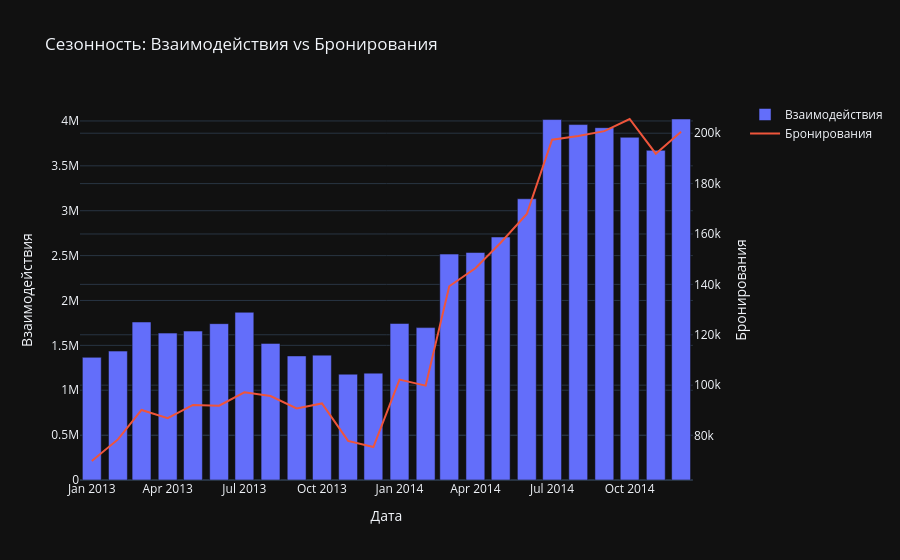
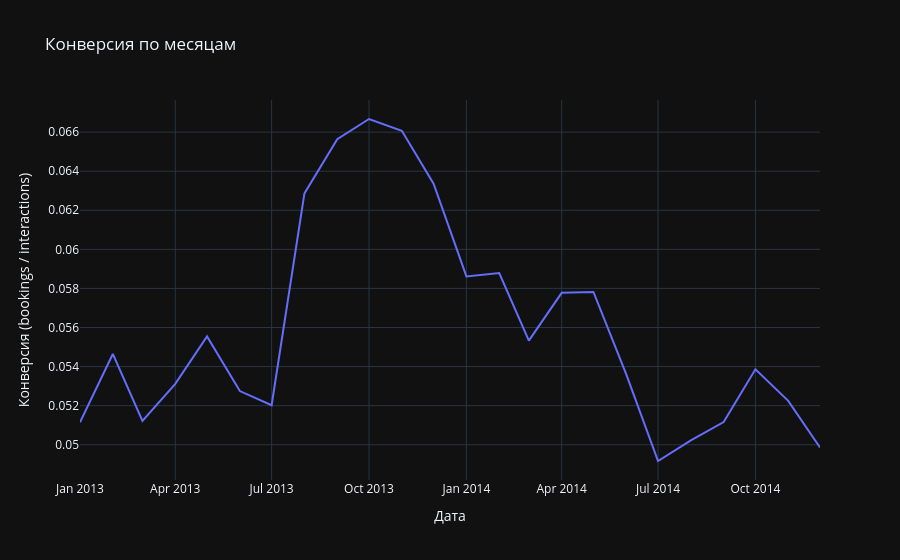
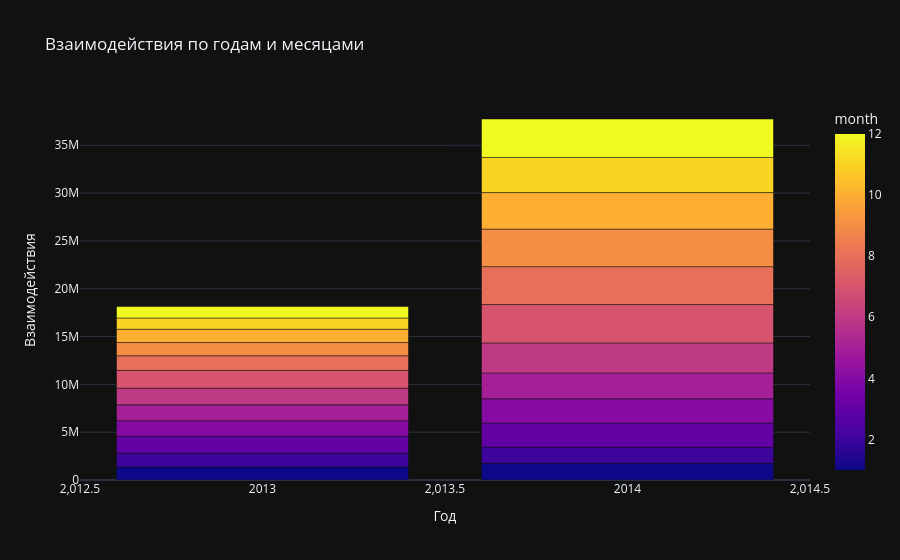
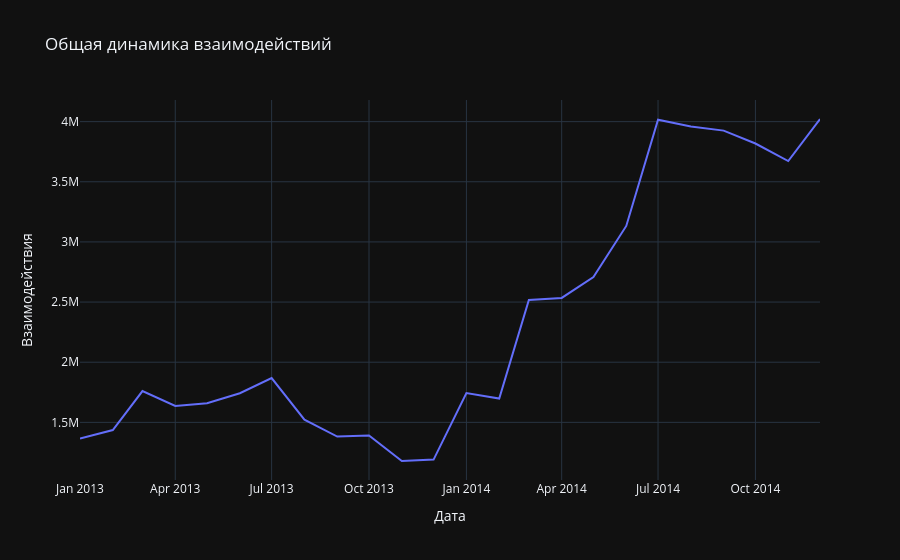

Write notebook code for charts like these, in order.
### Code cell
import pandas as pd
import plotly.express as px
import plotly.graph_objects as go
from plotly.subplots import make_subplots

# Загружаем исходную таблицу (nur нужные колонки)
df = pd.read_parquet('/Users/polina-tru/Desktop/expedia_prepared.parquet', columns=[
    'date_time',          # Дата и время события
    'cnt',                # Счётчик событий (взаимодействий)
    'is_booking',         # Флаг бронирования
    'search_date',        # Дата поиска (строка)
    'srch_ci',            # Дата заезда (строка)
    'srch_co'             # Дата выезда (строка)
])

# 1. Преобразуем даты в datetime
df['date_time'] = pd.to_datetime(df['date_time'])
df['search_date'] = pd.to_datetime(df['search_date'], errors='coerce')
df['srch_ci'] = pd.to_datetime(df['srch_ci'], errors='coerce')
df['srch_co'] = pd.to_datetime(df['srch_co'], errors='coerce')

# 2. Создаем месяцы и годы
df['year'] = df['date_time'].dt.year
df['month'] = df['date_time'].dt.month
df['month_name'] = df['date_time'].dt.month_name()

# 3. Агрегируем данные
aggr = df.groupby(['year', 'month']).agg({
    'cnt': 'sum',                                  # Взаимодействия
    'is_booking': lambda x: sum(x * df.loc[x.index, 'cnt'])   # Бронирования
}).reset_index()

aggr.columns = ['year', 'month', 'interactions', 'bookings']
aggr['booking_rate'] = aggr['bookings'] / aggr['interactions']

# 4. Создаем дату для оси X
aggr['date'] = pd.to_datetime(aggr[['year', 'month']].assign(day=1))

# ============================================
# 5. ВИЗУАЛИЗАЦИЯ
# ============================================

# Чарт 1: Зависимость взаимодействий и бронирований по месяцам
fig1 = make_subplots(specs=[[{"secondary_y": True}]])
fig1.add_trace(
    go.Bar(x=aggr['date'], y=aggr['interactions'], name='Взаимодействия'),
    secondary_y=False,
)
fig1.add_trace(
    go.Line(x=aggr['date'], y=aggr['bookings'], name='Бронирования'),
    secondary_y=True,
)
fig1.update_layout(
    title='Сезонность: Взаимодействия vs Бронирования',
    xaxis_title='Дата',
    yaxis_title='Взаимодействия',
    yaxis2_title='Бронирования',
    template='plotly_dark'
)
fig1.show()

# Чарт 2: Зависимость конверсии по месяцу
fig2 = px.line(aggr, x='date', y='booking_rate', title='Конверсия по месяцам')
fig2.update_layout(
    xaxis_title='Дата',
    yaxis_title='Конверсия (bookings / interactions)',
    template='plotly_dark'
)
fig2.show()

# Чарт 3: Развитие по годам (stacked bar)
fig3 = px.bar(aggr, x='year', y='interactions', color='month', title='Взаимодействия по годам и месяцами')
fig3.update_layout(
    xaxis_title='Год',
    yaxis_title='Взаимодействия',
    template='plotly_dark'
)
fig3.show()

# Чарт 4: Оstatistika (общая ретроспектива)
fig4 = px.line(aggr, x='date', y='interactions', title='Общая динамика взаимодействий')
fig4.update_layout(
    xaxis_title='Дата',
    yaxis_title='Взаимодействия',
    template='plotly_dark'
)
fig4.show()

### Figure 1 — Plotly figure (JSON) as saved in the notebook; plotly's stock layout.template omitted (floating-point values rounded to 4 significant figures)
{"data": [{"name": "Взаимодействия", "type": "bar", "x": ["2013-01-01T00:00:00.000000000", "2013-02-01T00:00:00.000000000", "2013-03-01T00:00:00.000000000", "2013-04-01T00:00:00.000000000", "2013-05-01T00:00:00.000000000", "2013-06-01T00:00:00.000000000", "2013-07-01T00:00:00.000000000", "2013-08-01T00:00:00.000000000", "2013-09-01T00:00:00.000000000", "2013-10-01T00:00:00.000000000", "2013-11-01T00:00:00.000000000", "2013-12-01T00:00:00.000000000", "2014-01-01T00:00:00.000000000", "2014-02-01T00:00:00.000000000", "2014-03-01T00:00:00.000000000", "2014-04-01T00:00:00.000000000", "2014-05-01T00:00:00.000000000", "2014-06-01T00:00:00.000000000", "2014-07-01T00:00:00.000000000", "2014-08-01T00:00:00.000000000", "2014-09-01T00:00:00.000000000", "2014-10-01T00:00:00.000000000", "2014-11-01T00:00:00.000000000", "2014-12-01T00:00:00.000000000"], "xaxis": "x", "y": [1366523, 1436044, 1760384, 1636380, 1659083, 1741878, 1868238, 1521838, 1382296, 1391029, 1178778, 1190658, 1743920, 1697756, 2516791, 2534230, 2707290, 3133023, 4015781, 3959796, 3925297, 3817983, 3672624, 4021887], "yaxis": "y"}, {"name": "Бронирования", "type": "scatter", "x": ["2013-01-01T00:00:00.000000000", "2013-02-01T00:00:00.000000000", "2013-03-01T00:00:00.000000000", "2013-04-01T00:00:00.000000000", "2013-05-01T00:00:00.000000000", "2013-06-01T00:00:00.000000000", "2013-07-01T00:00:00.000000000", "2013-08-01T00:00:00.000000000", "2013-09-01T00:00:00.000000000", "2013-10-01T00:00:00.000000000", "2013-11-01T00:00:00.000000000", "2013-12-01T00:00:00.000000000", "2014-01-01T00:00:00.000000000", "2014-02-01T00:00:00.000000000", "2014-03-01T00:00:00.000000000", "2014-04-01T00:00:00.000000000", "2014-05-01T00:00:00.000000000", "2014-06-01T00:00:00.000000000", "2014-07-01T00:00:00.000000000", "2014-08-01T00:00:00.000000000", "2014-09-01T00:00:00.000000000", "2014-10-01T00:00:00.000000000", "2014-11-01T00:00:00.000000000", "2014-12-01T00:00:00.000000000"], "xaxis": "x", "y": [69901, 78475, 90165, 86914, 92152, 91878, 97187, 95667, 90736, 92743, 77878, 75436, 102219, 99808, 139242, 146416, 156533, 167921, 197446, 198881, 200831, 205639, 191873, 200537], "yaxis": "y2"}], "layout": {"title": {"text": "Сезонность: Взаимодействия vs Бронирования"}, "xaxis": {"anchor": "y", "domain": [0, 0.94], "title": {"text": "Дата"}}, "yaxis": {"anchor": "x", "domain": [0, 1], "title": {"text": "Взаимодействия"}}, "yaxis2": {"anchor": "x", "overlaying": "y", "side": "right", "title": {"text": "Бронирования"}}}}

### Figure 2 — Plotly figure (JSON) as saved in the notebook; plotly's stock layout.template omitted (floating-point values rounded to 4 significant figures)
{"data": [{"hovertemplate": "date=%{x}<br>booking_rate=%{y}<extra></extra>", "legendgroup": "", "line": {"color": "#636efa", "dash": "solid"}, "marker": {"symbol": "circle"}, "mode": "lines", "name": "", "orientation": "v", "showlegend": false, "type": "scatter", "x": ["2013-01-01T00:00:00.000000000", "2013-02-01T00:00:00.000000000", "2013-03-01T00:00:00.000000000", "2013-04-01T00:00:00.000000000", "2013-05-01T00:00:00.000000000", "2013-06-01T00:00:00.000000000", "2013-07-01T00:00:00.000000000", "2013-08-01T00:00:00.000000000", "2013-09-01T00:00:00.000000000", "2013-10-01T00:00:00.000000000", "2013-11-01T00:00:00.000000000", "2013-12-01T00:00:00.000000000", "2014-01-01T00:00:00.000000000", "2014-02-01T00:00:00.000000000", "2014-03-01T00:00:00.000000000", "2014-04-01T00:00:00.000000000", "2014-05-01T00:00:00.000000000", "2014-06-01T00:00:00.000000000", "2014-07-01T00:00:00.000000000", "2014-08-01T00:00:00.000000000", "2014-09-01T00:00:00.000000000", "2014-10-01T00:00:00.000000000", "2014-11-01T00:00:00.000000000", "2014-12-01T00:00:00.000000000"], "xaxis": "x", "y": [0.05115, 0.05465, 0.05122, 0.05311, 0.05554, 0.05275, 0.05202, 0.06286, 0.06564, 0.06667, 0.06607, 0.06336, 0.05861, 0.05879, 0.05533, 0.05778, 0.05782, 0.0536, 0.04917, 0.05023, 0.05116, 0.05386, 0.05224, 0.04986], "yaxis": "y"}], "layout": {"legend": {"tracegroupgap": 0}, "title": {"text": "Конверсия по месяцам"}, "xaxis": {"anchor": "y", "domain": [0, 1], "title": {"text": "Дата"}}, "yaxis": {"anchor": "x", "domain": [0, 1], "title": {"text": "Конверсия (bookings / interactions)"}}}}

### Figure 3 — Plotly figure (JSON) as saved in the notebook; plotly's stock layout.template omitted (floating-point values rounded to 4 significant figures)
{"data": [{"hovertemplate": "year=%{x}<br>interactions=%{y}<br>month=%{marker.color}<extra></extra>", "legendgroup": "", "marker": {"color": [1, 2, 3, 4, 5, 6, 7, 8, 9, 10, 11, 12, 1, 2, 3, 4, 5, 6, 7, 8, 9, 10, 11, 12], "coloraxis": "coloraxis", "pattern": {"shape": ""}}, "name": "", "orientation": "v", "showlegend": false, "textposition": "auto", "type": "bar", "x": [2013, 2013, 2013, 2013, 2013, 2013, 2013, 2013, 2013, 2013, 2013, 2013, 2014, 2014, 2014, 2014, 2014, 2014, 2014, 2014, 2014, 2014, 2014, 2014], "xaxis": "x", "y": [1366523, 1436044, 1760384, 1636380, 1659083, 1741878, 1868238, 1521838, 1382296, 1391029, 1178778, 1190658, 1743920, 1697756, 2516791, 2534230, 2707290, 3133023, 4015781, 3959796, 3925297, 3817983, 3672624, 4021887], "yaxis": "y"}], "layout": {"barmode": "relative", "coloraxis": {"colorbar": {"title": {"text": "month"}}, "colorscale": [[0, "#0d0887"], [0.1111, "#46039f"], [0.2222, "#7201a8"], [0.3333, "#9c179e"], [0.4444, "#bd3786"], [0.5556, "#d8576b"], [0.6667, "#ed7953"], [0.7778, "#fb9f3a"], [0.8889, "#fdca26"], [1, "#f0f921"]]}, "legend": {"tracegroupgap": 0}, "title": {"text": "Взаимодействия по годам и месяцами"}, "xaxis": {"anchor": "y", "domain": [0, 1], "title": {"text": "Год"}}, "yaxis": {"anchor": "x", "domain": [0, 1], "title": {"text": "Взаимодействия"}}}}

### Figure 4 — Plotly figure (JSON) as saved in the notebook; plotly's stock layout.template omitted (floating-point values rounded to 4 significant figures)
{"data": [{"hovertemplate": "date=%{x}<br>interactions=%{y}<extra></extra>", "legendgroup": "", "line": {"color": "#636efa", "dash": "solid"}, "marker": {"symbol": "circle"}, "mode": "lines", "name": "", "orientation": "v", "showlegend": false, "type": "scatter", "x": ["2013-01-01T00:00:00.000000000", "2013-02-01T00:00:00.000000000", "2013-03-01T00:00:00.000000000", "2013-04-01T00:00:00.000000000", "2013-05-01T00:00:00.000000000", "2013-06-01T00:00:00.000000000", "2013-07-01T00:00:00.000000000", "2013-08-01T00:00:00.000000000", "2013-09-01T00:00:00.000000000", "2013-10-01T00:00:00.000000000", "2013-11-01T00:00:00.000000000", "2013-12-01T00:00:00.000000000", "2014-01-01T00:00:00.000000000", "2014-02-01T00:00:00.000000000", "2014-03-01T00:00:00.000000000", "2014-04-01T00:00:00.000000000", "2014-05-01T00:00:00.000000000", "2014-06-01T00:00:00.000000000", "2014-07-01T00:00:00.000000000", "2014-08-01T00:00:00.000000000", "2014-09-01T00:00:00.000000000", "2014-10-01T00:00:00.000000000", "2014-11-01T00:00:00.000000000", "2014-12-01T00:00:00.000000000"], "xaxis": "x", "y": [1366523, 1436044, 1760384, 1636380, 1659083, 1741878, 1868238, 1521838, 1382296, 1391029, 1178778, 1190658, 1743920, 1697756, 2516791, 2534230, 2707290, 3133023, 4015781, 3959796, 3925297, 3817983, 3672624, 4021887], "yaxis": "y"}], "layout": {"legend": {"tracegroupgap": 0}, "title": {"text": "Общая динамика взаимодействий"}, "xaxis": {"anchor": "y", "domain": [0, 1], "title": {"text": "Дата"}}, "yaxis": {"anchor": "x", "domain": [0, 1], "title": {"text": "Взаимодействия"}}}}
